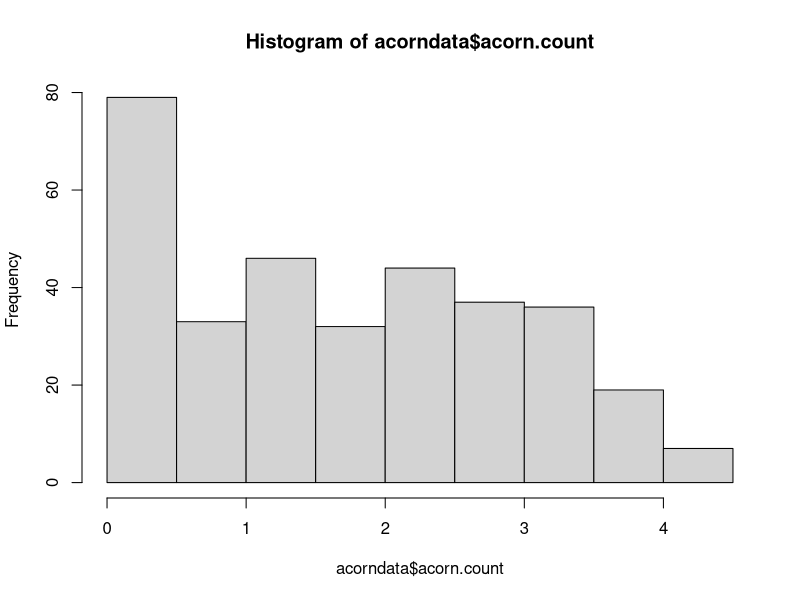
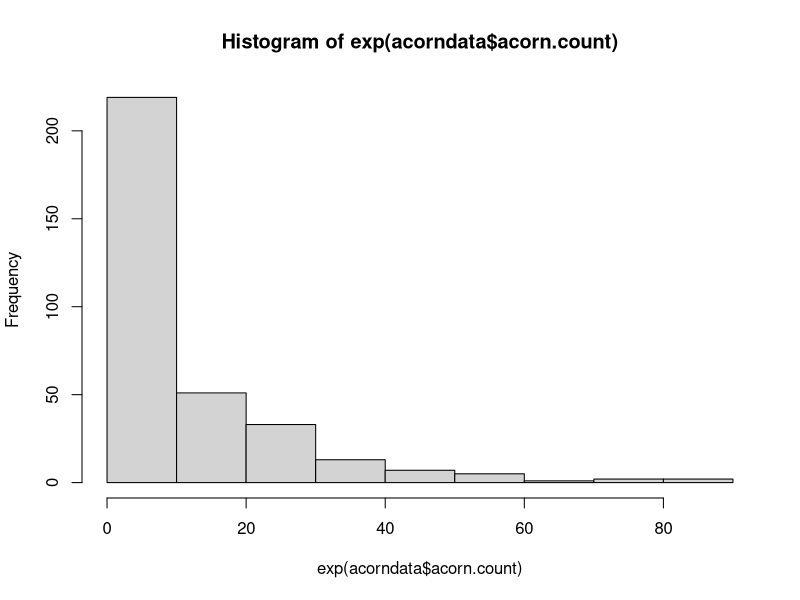
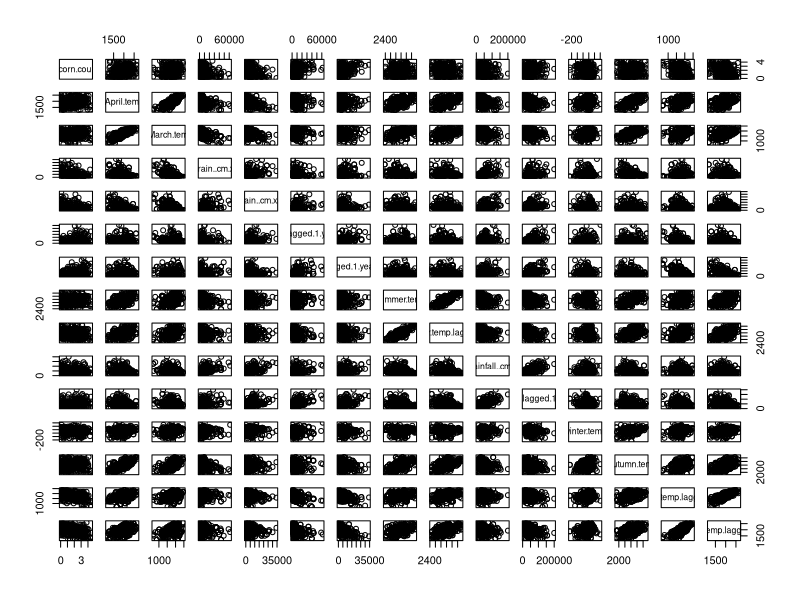
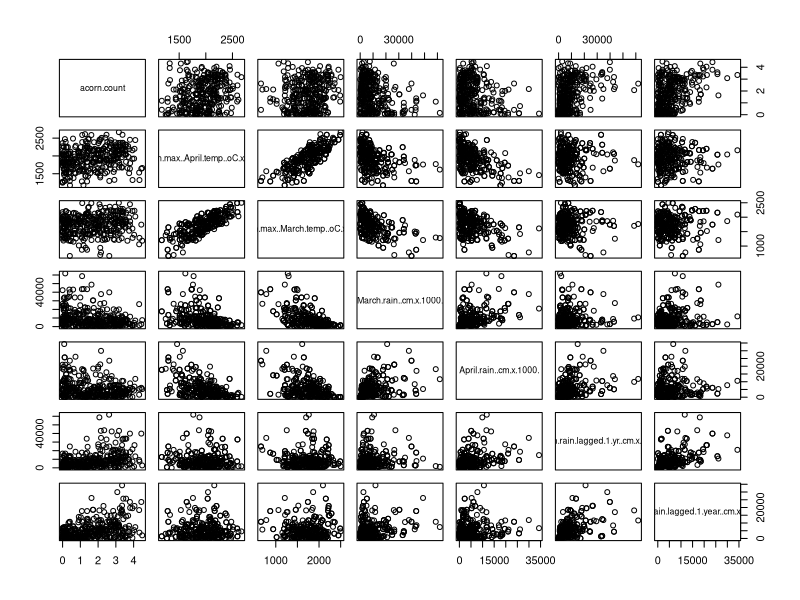
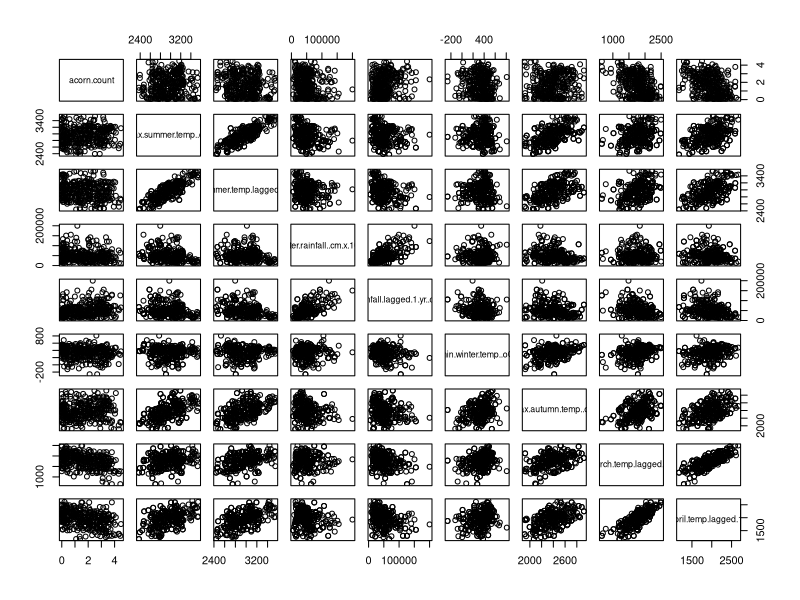
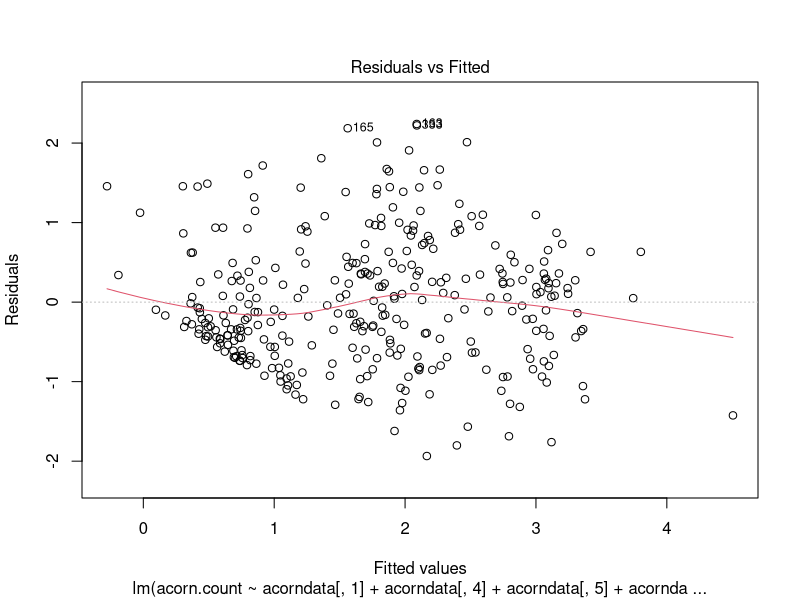
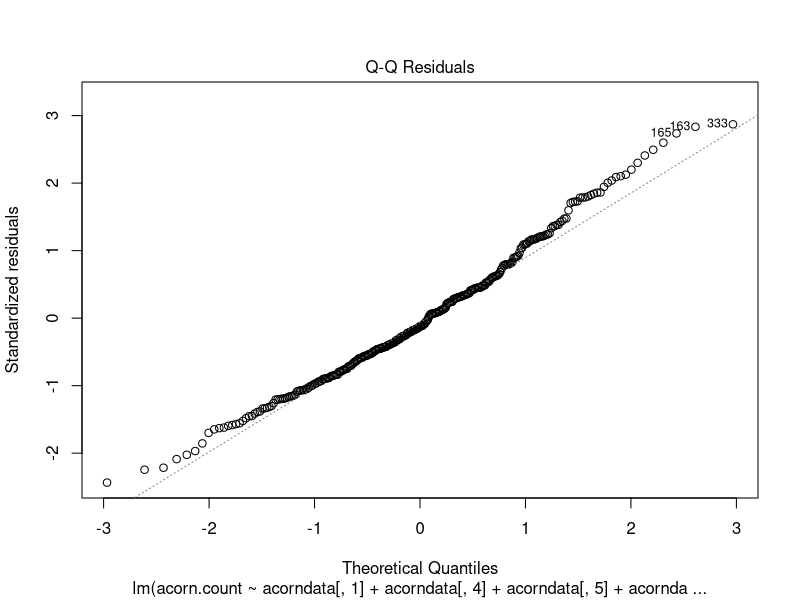
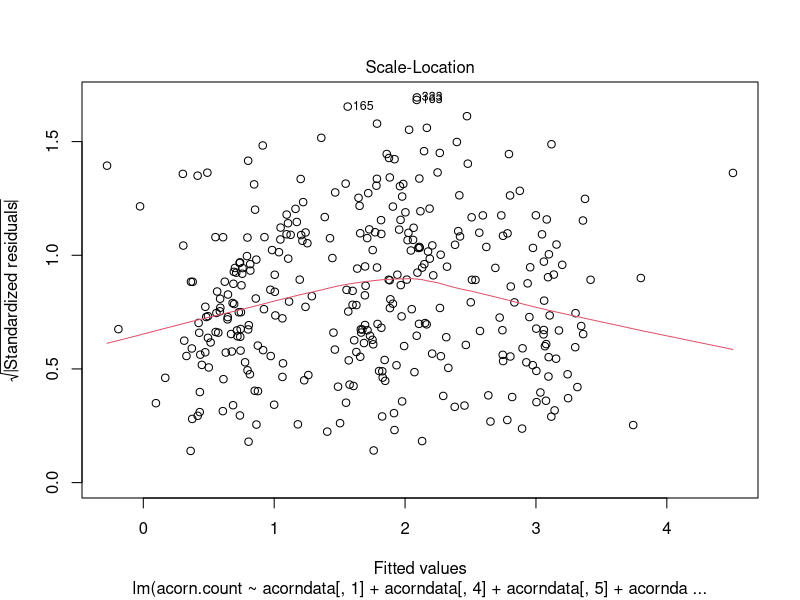

Here is the R script that generated these plots, in order:
## ---- chunk 1
library(MASS)
library(ggplot2)

acorndata <- read.table("acorn_data_stats.csv", header=TRUE, sep="\t")
head(acorndata)
str(acorndata)
## ---- chunk 2
hist(acorndata$acorn.count) # Mode at 0 and flat to 3
# Back transform
hist(exp(acorndata$acorn.count))
## ---- chunk 3
pairs(acorndata[,6:20]) # Too many to view, split 
pairs(acorndata[,6:12]) # Mean.max.April.temp and Mean.max.March.temp highly correlated
pairs(acorndata[,c(6,13:20)]) # Mean.max.summer.temp and Mean.max.summer.temp.lagged.1.yr correlated; Mean.max.March.temp.lagged.1.yr and Mean.max.April.temp.lagged.1.yr correlated
## ---- chunk 4
mlm1 <- lm(acorn.count ~ acorndata[,1] + acorndata[,4] + acorndata[,5] + acorndata[,7] + acorndata[,8] + acorndata[,9] + acorndata[,10] + acorndata[,11] + acorndata[,12] + acorndata[,13] + acorndata[,14] + acorndata[,15] + acorndata[,16] + acorndata[,17] + acorndata[,18] + acorndata[,19] + acorndata[,20], data=acorndata)

# Model checking
plot(mlm1) # no large deviations from LM assumptions

summary(mlm1)
aov(mlm1)
## ---- chunk 5
mlm2 <- update(mlm1, . ~ . - acorndata[,11])
anova(mlm2, mlm1) # No significant difference, drop term
summary(mlm2)

mlm3 <- update(mlm2, . ~ . - acorndata[,20])
anova(mlm3, mlm2) # No significant difference, drop term
summary(mlm3)

mlm4 <- update(mlm3, . ~ . - acorndata[,10])
anova(mlm4, mlm3) # No significant difference, drop term
summary(mlm4)

mlm5 <- update(mlm4, . ~ . - acorndata[,13])
anova(mlm5, mlm4) # No significant difference, drop term
summary(mlm5)

mlm6 <- update(mlm5, . ~ . - acorndata[,16])
anova(mlm6, mlm5) # Marginally significant (p=0.06), drop term
summary(mlm6)

mlm7 <- update(mlm6, . ~ . - acorndata[,19])
anova(mlm7, mlm6) # Significant difference, retain term
summary(mlm7)
## ---- chunk 6
mlmAIC <- stepAIC(mlm1, scope = list(lower = ~ acorndata[,1] + acorndata[,4] + acorndata[,5]))
## ---- chunk 7
sessionInfo()
